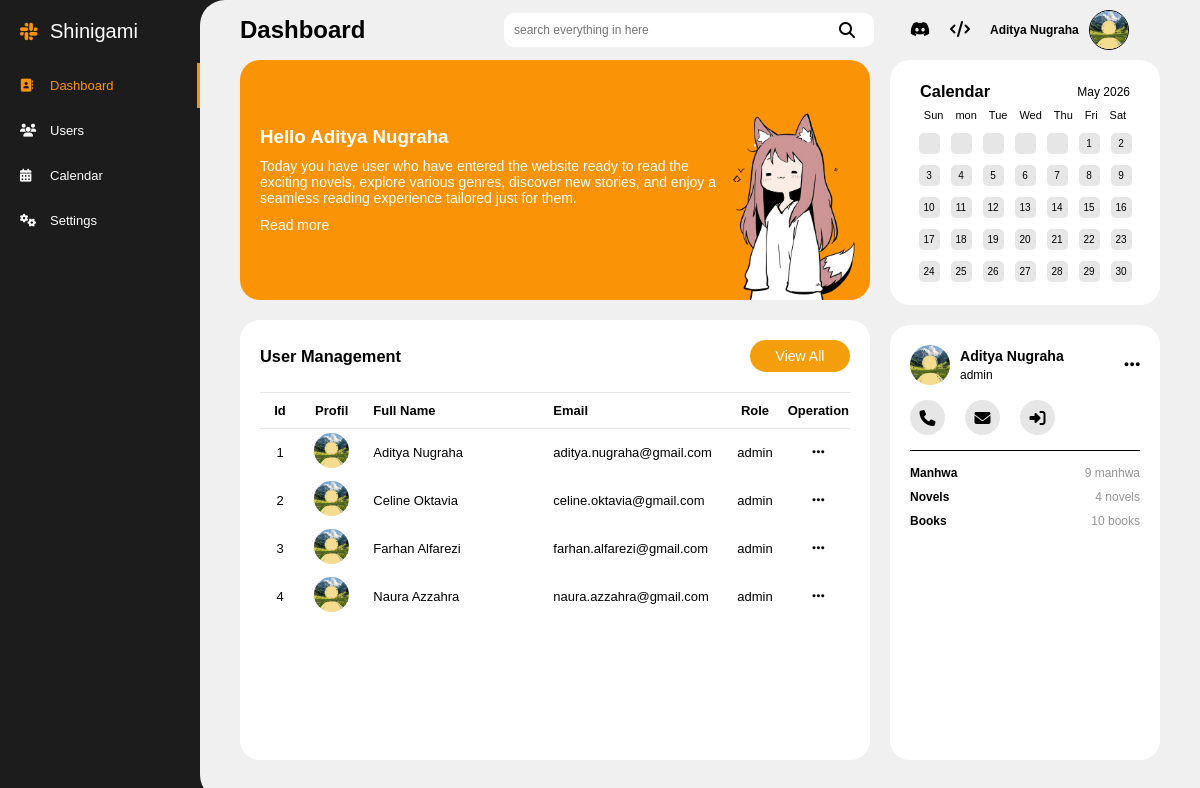
/dashboard.php (signed in), run on the app's committed database.
### tables this page shows
CREATE TABLE `users` (
  `id` int(255) NOT NULL,
  `nama` varchar(255) NOT NULL,
  `email` varchar(255) NOT NULL,
  `password` varchar(100) NOT NULL,
  `age` int(100) NOT NULL,
  `gender` varchar(20) NOT NULL,
  `role` varchar(20) NOT NULL
);

### dashboard.php (the view, shortened to what this page needs)
<?php
    require_once "db.php";
    $page = basename($_SERVER['PHP_SELF']);
    $sql = "SELECT * FROM users";
    $result = mysqli_query($db_novel, $sql);
?>
<!DOCTYPE html>
<html lang="en">
<head>
    <link rel="stylesheet" href="css/dashboard.css">
    <link rel="stylesheet" href="css/main.css">
    <link rel="stylesheet" href="css/aside.css">
    <link rel="stylesheet" href="css/navbar.css">
    <link rel="stylesheet" href="css/table.css">
    <link rel="stylesheet" href="https://cdnjs.cloudflare.com/ajax/libs/font-awesome/6.5.2/css/all.min.css" />
</head>
<body>
    <section class="layout">
        <aside class="aside">
            <div class="logo-aside">
                <i class="fa-brands fa-slack"></i>
                <p>Shinigami</p>
            </div>
            <div class="aside-menu">
                <a href="dashboard.php" class="aside-menu-link <?= $page == 'dashboard.php' ? 'active' : '' ?>">
                    <i class="fa-solid fa-address-book"></i>
                    <p>Dashboard</p>
                </a>
                <a href="users.php" class="aside-menu-link <?= $page == 'users.php' ? 'active' : '' ?>">
                    <i class="fa-solid fa-users"></i>
                    <p>Users</p>
                </a>
                <a href="calendar.php" class="aside-menu-link <?= $page == 'calendar.php' ? 'active' : '' ?>">
                    <i class="fa-solid fa-calendar-days"></i>
                    <p>Calendar</p>
                </a>
                <a href="settings.php" class="aside-menu-link <?= $page == 'settings.php' ? 'active' : '' ?>">
                    <i class="fa-solid fa-gears"></i>
                    <p>Settings</p>
                </a>
            </div>
        </aside>
        <div class="main-area">
            <nav class="navbar">
                <div class="nav-left">
                    <h2>Dashboard</h2>
                </div>
                <div class="nav-right">
                    <div class="search-box">
                        <input type="text" name="search" class="search-input" placeholder="search everything in here">
                        <i class="fa-solid fa-magnifying-glass"></i>
                    </div>
                    <a href="" target="_blank"> <i class="fa-brands fa-discord"></i> </a>
                    <a href="" target="_blank"> <i class="fa-solid fa-code"></i> </a>
                    <div class="nav-right-profil">
                        <p><?= $_SESSION['nama']; ?></p>
                        <img src="img/profil.jpg" alt="Profil">
                    </div>
                </div>
            </nav>
            <div class="main-content">
                <div class="left">
                    <div class="left-top">
                        <div class="information">
                            <h3>Hello <?= $_SESSION['nama'];?></h3>
                            <p>Today you have user who have entered the website ready to read the exciting novels, explore various genres, discover new stories, and enjoy a seamless reading experience tailored just for them.</p>
                            <a href="">Read more</a>
                        </div>
                        <div class="information-logo">
                            <img src="img/gm.png" alt="">
                        </div>
                    </div>
                    <div class="left-bottom">
                        <div class="table-judul">
                            <h3>User Management</h3>
                            <a href="users.php">View All</a>
                        </div>
                        <div class="table-dashboard">
                            <table class="table">
                                <thead>
                                    <tr>
                                        <th class="id">Id</th>
                                        <th class="profil">Profil</th>
                                        <th class="nama">Full Name</th>
                                        <th class="email">Email</th>
                                        <th class="role">Role</th>
                                        <th class="operation">Operation</th>
                                    </tr>
                                </thead>
                                <?php
                                    $no = 1;
                                    while($x = mysqli_fetch_assoc($result)):
                                ?>
                                <tbody>
                                    <tr>
                                        <td class="id"> <?= $no++?> </td>
                                        <td class="profil"> <img class="profil-dashboard" src="img/profil.jpg" alt=""> </td>
                                        <td class="nama"> <?= $x['nama']?> </td>
                                        <td class="email"> <?= $x['email']?> </td>
                                        <td class="role"> <?= $x['role']?> </td>
                                        <td>
                                            <div class="operation">
                                                <a href="users.php"><i class="fa-solid fa-ellipsis"></i></a>
                                            </div>
                                         </td>
                                    </tr>
                                </tbody>
                                <?php
                                    endwhile;
                                ?>
                            </table>
                        </div>
                    </div>
                </div>
                <div class="right">
                    <div class="right-top">
                        <div class="calendar">
                            <div class="calendar-judul">
                                <h3>Calendar</h2>
                                <p>May 2026</p>
                            </div>
                            <div class="days">
                                <div>Sun</div>
                                <div>mon</div>
                                <div>Tue</div>
                                <div>Wed</div>
                                <div>Thu</div>
                                <div>Fri</div>
                                <div>Sat</div>
                            </div>
                            <div class="dates">
                                <div></div><div></div><div></div><div></div><div></div>
                                <div>1</div>
                                <div>2</div>
                                <div>3</div>
                                <div>4</div>
                                    <div>5</div>
                                <div>6</div>
                                <div>7</div>
                                <div>8</div>
                                <div>9</div>
                                <div>10</div>
                                <div>11</div>
                                    <div>12</div>
                                <div>13</div>
                                <div>14</div>
                                <div>15</div>
                                <div>16</div>
                                <div>17</div>
                                <div>18</div>
                                    <div>19</div>
                                <div>20</div>
                                <div>21</div>
                                <div>22</div>
                                <div>23</div>
                                <div>24</div>
                                <div>25</div>
                                    <div>26</div>
                                <div>27</div>
                                <div>28</div>
                                <div>29</div>
                                <div>30</div>
                            </div>
                        </div>
                    </div>
                    <div class="right-bottom">
                        <div class="information-admin">
                            <div class="information-admin-judul">
                                <div class="profil-nama-admin">
                                    <img src="img/profil.jpg" alt="">
                                    <div class="nama-admin">
                                        <h3><?= $_SESSION['nama']; ?></h3>
                                        <p><?= $_SESSION['role']; ?></p>
                                    </div>
                                </div>
                                <a href=""><i class="fa-solid fa-ellipsis"></i></a>
                            </div>
                            <div class="media-sosial-admin">
                                <a href="tel:087728525722"><i class="fa-solid fa-phone"></i></a>
                                <a href="https://mail.google.com/mail/?view=cm&to=izhammahendra8@gmail.com&su=Halo&body=Isi%20pesan" target="_blank"><i class="fa-solid fa-envelope"></i></a>
                                <a href="login.php"><i class="fa-solid fa-right-to-bracket"></i></a>
                            </div>
                            <div class="main-information-admin">
                                <div class="left-right-admin">
                                    <h4>Manhwa</h4>
                                    <p>9 manhwa</p>
                                </div>
                                <div class="left-right-admin">
                                    <h4>Novels</h4>
                                    <p> 4 novels</p>
                                </div>
                                <div class="left-right-admin">
                                    <h4>Books</h4>
                                    <p> 10 books</p>
                                </div>
                            </div>
                        </div>
                    </div>
                </div>
            </div>
        </div>
    </section>
</body>
</html>

### css/dashboard.css (style rules this page uses)
.left { display: flex; flex-direction: column; padding: 0 0 40px 40px; flex: 4; gap: 20px; }
.left-top { background-color: #fa9406; color: white; display: flex; justify-content: space-between; align-items: center; border-radius: 20px; padding: 20px; position: relative; flex: 1; }
.information p { font-size: 14px; margin: 10px 0; width: 80%; }
.information a { color: white; display: inline; font-size: 14px; text-decoration: none; }
.information-logo { display: flex; pointer-events: none; position: absolute; bottom: 0; right: 5px; }
.information-logo img { max-width: 150px; width: 100%; }
.left-bottom { background-color: white; display: flex; flex-direction: column; border-radius: 20px; padding: 20px; flex: 2; gap: 20px; }
.table-judul { display: flex; justify-content: space-between; align-items: center; font-size: 14px; width: 100%; }
.table-judul a { background-color: #f59e0b; color: white; text-decoration: none; border-radius: 25px; text-align: center; width: 100px; padding: 8px; transition: 0.2s; }
.table-dashboard { font-size: 13px; max-height: 233px; height: 100%; width: 100%; overflow: scroll; scrollbar-width: none; }
.right { display: flex; flex-direction: column; height: 100%; padding: 0 40px 40px 0; gap: 20px; }
.right-top { background-color: white; border-radius: 20px; max-width: 270px; max-height: 245px; width: 100%; }
.calendar { border-radius: 20px; padding: 8px; display: flex; flex-direction: column; max-width: 270px; max-height: 245px; width: 100%; height: 100%; padding: 20px; }
.calendar-judul { display: flex; justify-content: space-between; align-items: center; font-size: 14px; padding: 2px 10px; }
.calendar-judul p { font-size: 12px; }
.days { display: flex; justify-content: center; align-items: center; font-size: 11px; }
.days div { display: flex; align-items: center; justify-content: center; padding: 6px; }
.dates { display: flex; justify-content: center; align-items: center; flex-wrap: wrap; flex: 1; }
.dates div { background-color: rgb(230, 230, 230); display: flex; justify-content: center; align-items: center; border-radius: 5px; font-size: 10px; width: 21px; height: 21px; margin: 5.5px; }
.right-bottom { background-color: white; border-radius: 20px; padding: 20px; flex: 1; }
.information-admin { display: flex; flex-direction: column; height: 100%; width: 100%; gap: 15px; }
.information-admin-judul { display: flex; justify-content: space-between; align-items: center; }
.information-admin-judul a { color: black; text-decoration: none; font-size: 18px; }
.profil-nama-admin { display: flex; align-items: center; gap: 10px; }
.profil-nama-admin img { border-radius: 50%; width: 40px; height: 40px; }
.nama-admin { display: flex; flex-direction: column; font-size: 12px; gap: 4px; }
.media-sosial-admin { border-bottom: 1px solid black; display: flex; align-items: center; padding-bottom: 15px; gap: 20px; }
.media-sosial-admin a { background-color: rgb(230, 230, 230); color: black; display: flex; justify-content: center; align-items: center; text-decoration: none; border-radius: 50%; width: 35px; height: 35px; transition: 0.2s; }
.main-information-admin { display: flex; flex-direction: column; gap: 10px; }
.left-right-admin { display: flex; justify-content: space-between; align-items: center; font-size: 12px; }
.left-right-admin p { color: #949494; }

### css/main.css (style rules this page uses)
* { margin: 0; padding: 0; box-sizing: border-box; font-family: arial, sans-serif; }
.layout { background-color: rgb(28, 28, 28); display: flex; height: 100vh; }
.main-area { background-color: rgb(240, 240, 240); border-top-left-radius: 25px; border-bottom-left-radius: 25px; display: flex; flex-direction: column; flex: 1; }
.main-content { display: flex; justify-content: space-between; flex: 1; gap: 20px; }

### css/aside.css (style rules this page uses)
.aside { background-color: rgb(28, 28, 28); color: white; display: flex; flex-direction: column; height: 100%; width: 200px; padding: 20px 0 20px 20px; gap: 20px; }
.logo-aside { display: flex; align-items: center; font-size: 20px; gap: 10px; }
.logo-aside i { color: #fa9406; }
.aside i { width: 20px; }
.aside-menu-link { color: white; display: flex; align-items: center; font-size: 13px; text-decoration: none; padding: 15px 0; width: 100%; gap: 10px; }
.aside-menu-link.active { border-right: 3px solid #fa9406; color: #fa9406; }

### data on the page
users: nama "Aditya Nugraha", email "aditya.nugraha@gmail.com", role "admin"
users: nama "Celine Oktavia", email "celine.oktavia@gmail.com", role "admin"
users: nama "Farhan Alfarezi", email "farhan.alfarezi@gmail.com", role "admin"
users: nama "Naura Azzahra", email "naura.azzahra@gmail.com", role "admin"

### other printed values
$_SESSION['nama'] "Aditya Nugraha"
$_SESSION['role'] "admin"
